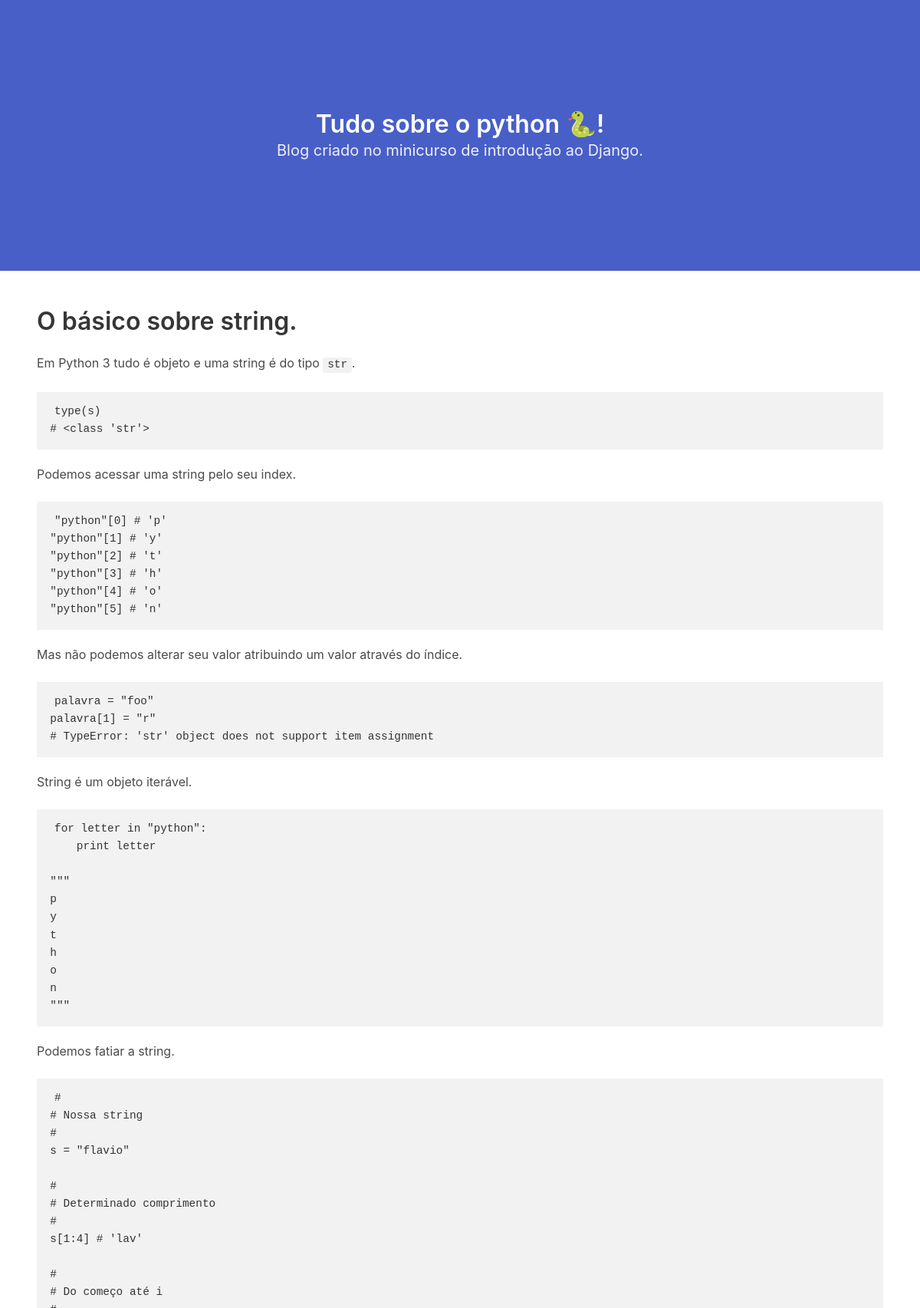
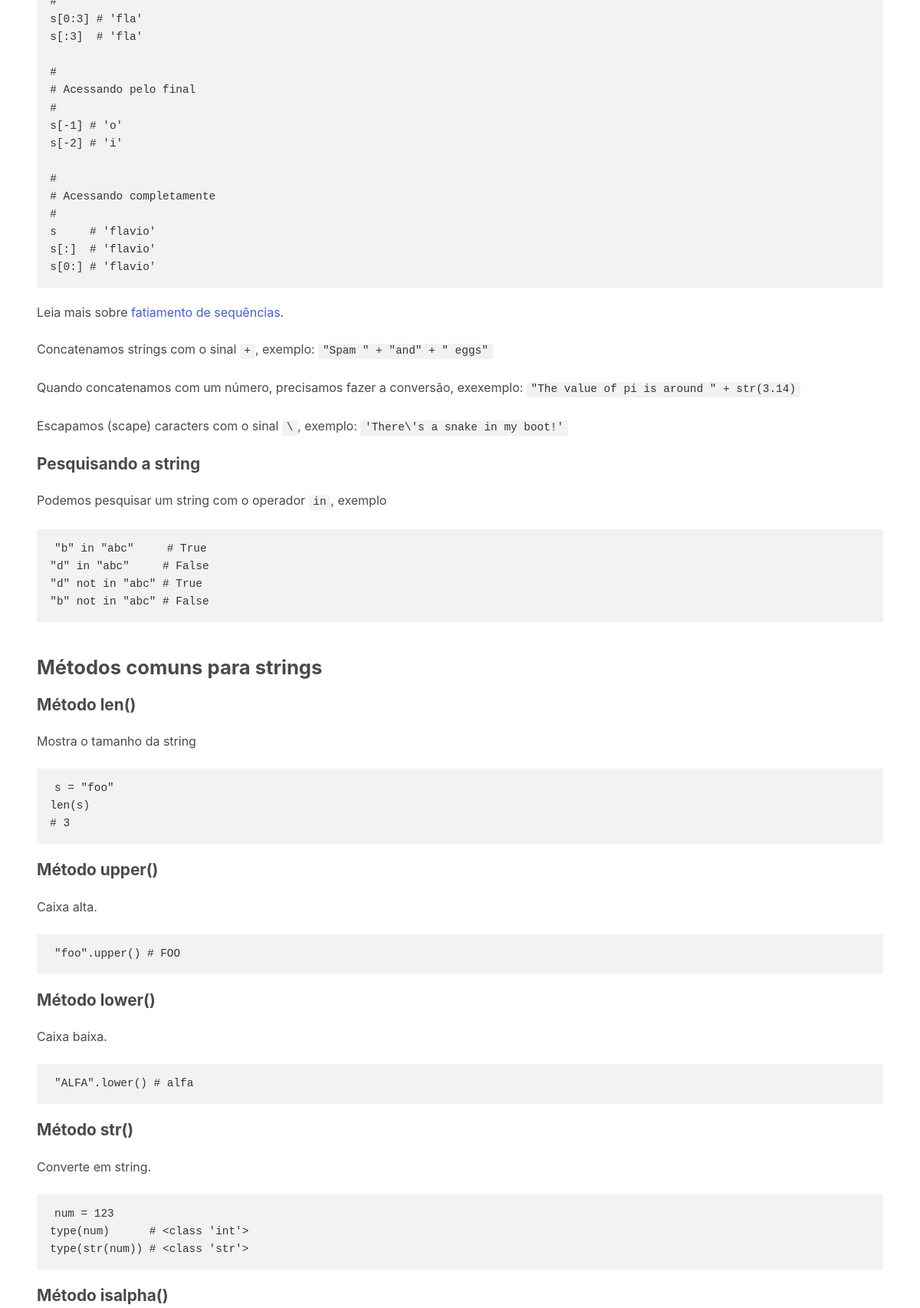
The app's page /post/1/ (upper part) with its own data (2 pictures, top to bottom).
### core/models.py (models this page shows, shortened)
class Post(models.Model):
	title = models.CharField('Título', max_length=500, blank=False, null=False)
	resume = models.TextField(default='')
	content = RichTextField()
	date_published = models.DateField('Data de Publicação', auto_now_add=True)
	slug = models.SlugField('Slug', editable=False)

### core/views.py (the view)
# urls.py: path('post/<int:id>/', views.detail, name='detail'),
def detail(request, id):
	post = Post.objects.get(id=id)
	data = {
		'post': post
	}
	return render(request, 'core/detail.html', data)

### core/templates/core/detail.html
{% extends './base.html' %}
{% block content %}
	<section class="section">
	  <h1 class="title">{{ post.title }}</h1>
	  <div class="wysiwyg">
	    {{ post.content|safe }}
	  </div>
	</section>
{% endblock %}

### core/static/css/wysiwyg.css (style rules this page uses)
.wysiwyg { line-height:1.6 }
.wysiwyg a { text-decoration:none }
.wysiwyg p,.wysiwyg dl,.wysiwyg ol,.wysiwyg ul,.wysiwyg blockquote,.wysiwyg pre,.wysiwyg table { margin-bottom:1.4em }
.wysiwyg h1,.wysiwyg h2,.wysiwyg h3,.wysiwyg h4,.wysiwyg h5,.wysiwyg h6 { font-weight:700;line-height:1.2 }
.wysiwyg h2 { font-size:1.6em;margin-bottom:.875em;margin-top:1.75em;line-height:1.1 }
.wysiwyg h3 { font-size:1.3em;margin-bottom:1.07692em;margin-top:1.07692em }
.wysiwyg code,.wysiwyg kbd,.wysiwyg samp,.wysiwyg pre { -moz-osx-font-smoothing:auto;-webkit-font-smoothing:auto;background-color:#f2f2f2;color:#333;font-size:0.9em }
.wysiwyg code,.wysiwyg kbd,.wysiwyg samp { border-radius:3px;line-height:1.77778;padding:0.1em 0.4em 0.2em;vertical-align:baseline }
.wysiwyg pre { overflow:auto;padding:1em 1.2em }
.wysiwyg pre code { background:none;font-size:1em;line-height:1em }

### records on screen
Post: title "O básico sobre string.", content "Em Python 3 tudo é objeto e uma string é do tipo str . type(s) # <class 'str'> Podemos acessar uma string pelo seu index. \"python\"[0] # 'p' \"python\"[1] # 'y' \"python\"[2] # 't' \"python\"[3] # 'h' \"python\"[4] # 'o' \"python\"[5] # 'n' Mas não podemos alterar seu valor atribuindo um valor através do índice. palavra = \"foo\" palavra[1] = \"r\" # TypeError: 'str' object does not support item assignment String é um objeto iterável. for letter in \"python\": print letter \"\"\" p y t h o n \"\"\" Podemos fatiar a string. # # Nossa string # s = \"flavio\" # # Determinado comprimento # s[1:4] # 'lav' # # Do começo até i # s[0:3] # 'fla' s[:3] # 'fla' # # Acessando pelo final # s[-1] # 'o' s[-2] # 'i' # # Acessando…"
